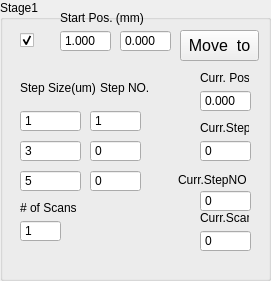
   <widget class="QGroupBox" name="stage1Group">
    <property name="geometry">
     <rect>
      <x>10</x>
      <y>280</y>
      <width>271</width>
      <height>281</height>
     </rect>
    </property>
    <property name="title">
     <string>Stage1</string>
    </property>
    <widget class="QSpinBox" name="stage1Step1">
     <property name="geometry">
      <rect>
       <x>20</x>
       <y>110</y>
       <width>61</width>
       <height>22</height>
      </rect>
     </property>
     <property name="buttonSymbols">
      <enum>QAbstractSpinBox::ButtonSymbols::NoButtons</enum>
     </property>
     <property name="minimum">
      <number>-100</number>
     </property>
     <property name="maximum">
      <number>10000</number>
     </property>
     <property name="value">
      <number>1</number>
     </property>
     <property name="mytype" stdset="0">
      <string>intNO</string>
     </property>
    </widget>
    <widget class="QDoubleSpinBox" name="iPos1">
     <property name="geometry">
      <rect>
       <x>60</x>
       <y>30</y>
       <width>51</width>
       <height>22</height>
      </rect>
     </property>
     <property name="buttonSymbols">
      <enum>QAbstractSpinBox::ButtonSymbols::NoButtons</enum>
     </property>
     <property name="decimals">
      <number>3</number>
     </property>
     <property name="maximum">
      <double>300.000000000000000</double>
     </property>
     <property name="value">
      <double>1.000000000000000</double>
     </property>
    </widget>
    <widget class="QPushButton" name="stage1MoveTo">
     <property name="geometry">
      <rect>
       <x>180</x>
       <y>30</y>
       <width>79</width>
       <height>31</height>
      </rect>
     </property>
     <property name="font">
      <font>
       <pointsize>12</pointsize>
      </font>
     </property>
     <property name="text">
      <string>Move  to</string>
     </property>
    </widget>
    <widget class="QSpinBox" name="stage1Step1NO">
     <property name="geometry">
      <rect>
       <x>90</x>
       <y>110</y>
       <width>51</width>
       <height>22</height>
      </rect>
     </property>
     <property name="buttonSymbols">
      <enum>QAbstractSpinBox::ButtonSymbols::NoButtons</enum>
     </property>
     <property name="maximum">
      <number>10000</number>
     </property>
     <property name="value">
      <number>1</number>
     </property>
     <property name="mytype" stdset="0">
      <string>intNO</string>
     </property>
    </widget>
    <widget class="QSpinBox" name="stage1Step2">
     <property name="geometry">
      <rect>
       <x>20</x>
       <y>140</y>
       <width>61</width>
       <height>22</height>
      </rect>
     </property>
     <property name="buttonSymbols">
      <enum>QAbstractSpinBox::ButtonSymbols::NoButtons</enum>
     </property>
     <property name="maximum">
      <number>10000</number>
     </property>
     <property name="value">
      <number>3</number>
     </property>
     <property name="mytype" stdset="0">
      <string>intNO</string>
     </property>
    </widget>
    <widget class="QSpinBox" name="stage1Step3NO">
     <property name="geometry">
      <rect>
       <x>90</x>
       <y>170</y>
       <width>51</width>
       <height>22</height>
      </rect>
     </property>
     <property name="buttonSymbols">
      <enum>QAbstractSpinBox::ButtonSymbols::NoButtons</enum>
     </property>
     <property name="maximum">
      <number>10000</number>
     </property>
     <property name="value">
      <number>0</number>
     </property>
     <property name="mytype" stdset="0">
      <string>intNO</string>
     </property>
    </widget>
    <widget class="QSpinBox" name="stage1Step3">
     <property name="geometry">
      <rect>
       <x>20</x>
       <y>170</y>
       <width>61</width>
       <height>22</height>
      </rect>
     </property>
     <property name="buttonSymbols">
      <enum>QAbstractSpinBox::ButtonSymbols::NoButtons</enum>
     </property>
     <property name="maximum">
      <number>10000</number>
     </property>
     <property name="value">
      <number>5</number>
     </property>
     <property name="mytype" stdset="0">
      <string>intNO</string>
     </property>
    </widget>
    <widget class="QSpinBox" name="stage1Step2NO">
     <property name="geometry">
      <rect>
       <x>90</x>
       <y>140</y>
       <width>51</width>
       <height>22</height>
      </rect>
     </property>
     <property name="buttonSymbols">
      <enum>QAbstractSpinBox::ButtonSymbols::NoButtons</enum>
     </property>
     <property name="maximum">
      <number>10000</number>
     </property>
     <property name="value">
      <number>0</number>
     </property>
     <property name="mytype" stdset="0">
      <string>intNO</string>
     </property>
    </widget>
    <widget class="QDoubleSpinBox" name="stage1SetPos">
     <property name="geometry">
      <rect>
       <x>120</x>
       <y>30</y>
       <width>51</width>
       <height>22</height>
      </rect>
     </property>
     <property name="buttonSymbols">
      <enum>QAbstractSpinBox::ButtonSymbols::NoButtons</enum>
     </property>
     <property name="decimals">
      <number>3</number>
     </property>
     <property name="minimum">
      <double>-50.000000000000000</double>
     </property>
     <property name="maximum">
      <double>210.000000000000000</double>
     </property>
    </widget>
    <widget class="QSpinBox" name="scanRepNO1">
     <property name="geometry">
      <rect>
       <x>20</x>
       <y>220</y>
       <width>41</width>
       <height>22</height>
      </rect>
     </property>
     <property name="buttonSymbols">
      <enum>QAbstractSpinBox::ButtonSymbols::NoButtons</enum>
     </property>
     <property name="minimum">
      <number>1</number>
     </property>
     <property name="mytype" stdset="0">
      <string>intNO</string>
     </property>
    </widget>
    <widget class="QDoubleSpinBox" name="stage1CurrPos">
     <property name="geometry">
      <rect>
       <x>200</x>
       <y>90</y>
       <width>51</width>
       <height>22</height>
      </rect>
     </property>
     <property name="buttonSymbols">
      <enum>QAbstractSpinBox::ButtonSymbols::NoButtons</enum>
     </property>
     <property name="decimals">
      <number>3</number>
     </property>
     <property name="minimum">
      <double>-210.000000000000000</double>
     </property>
     <property name="maximum">
      <double>210.000000000000000</double>
     </property>
    </widget>
    <widget class="QLabel" name="label_3">
     <property name="geometry">
      <rect>
       <x>200</x>
       <y>70</y>
       <width>49</width>
       <height>16</height>
      </rect>
     </property>
     <property name="text">
      <string>Curr. Pos.</string>
     </property>
     <property name="mytype" stdset="0">
      <string>label</string>
     </property>
    </widget>
    <widget class="QSpinBox" name="stage1CurrStepNO">
     <property name="geometry">
      <rect>
       <x>200</x>
       <y>190</y>
       <width>51</width>
       <height>22</height>
      </rect>
     </property>
     <property name="buttonSymbols">
      <enum>QAbstractSpinBox::ButtonSymbols::NoButtons</enum>
     </property>
     <property name="mytype" stdset="0">
      <string>intNO</string>
     </property>
    </widget>
    <widget class="QLabel" name="label_11">
     <property name="geometry">
      <rect>
       <x>200</x>
       <y>210</y>
       <width>49</width>
       <height>16</height>
      </rect>
     </property>
     <property name="text">
      <string>Curr.Scan</string>
     </property>
     <property name="mytype" stdset="0">
      <string>label</string>
     </property>
    </widget>
    <widget class="QLabel" name="label_12">
     <property name="geometry">
      <rect>
       <x>200</x>
       <y>120</y>
       <width>49</width>
       <height>16</height>
      </rect>
     </property>
     <property name="text">
      <string>Curr.Step</string>
     </property>
     <property name="mytype" stdset="0">
      <string>label</string>
     </property>
    </widget>
    <widget class="QSpinBox" name="stage1CurrStep">
     <property name="geometry">
      <rect>
       <x>200</x>
       <y>140</y>
       <width>51</width>
       <height>22</height>
      </rect>
     </property>
     <property name="buttonSymbols">
      <enum>QAbstractSpinBox::ButtonSymbols::NoButtons</enum>
     </property>
     <property name="maximum">
      <number>10000</number>
     </property>
     <property name="mytype" stdset="0">
      <string>intNO</string>
     </property>
    </widget>
    <widget class="QLabel" name="label_23">
     <property name="geometry">
      <rect>
       <x>60</x>
       <y>10</y>
       <width>91</width>
       <height>16</height>
      </rect>
     </property>
     <property name="text">
      <string>Start Pos. (mm)</string>
     </property>
     <property name="mytype" stdset="0">
      <string>label</string>
     </property>
    </widget>
    <widget class="QLabel" name="label_24">
     <property name="geometry">
      <rect>
       <x>20</x>
       <y>80</y>
       <width>81</width>
       <height>16</height>
      </rect>
     </property>
     <property name="text">
      <string>Step Size(um)</string>
     </property>
     <property name="mytype" stdset="0">
      <string>label</string>
     </property>
    </widget>
    <widget class="QLabel" name="label_25">
     <property name="geometry">
      <rect>
       <x>100</x>
       <y>80</y>
       <width>51</width>
       <height>16</height>
      </rect>
     </property>
     <property name="text">
      <string>Step NO.</string>
     </property>
     <property name="mytype" stdset="0">
      <string>label</string>
     </property>
    </widget>
    <widget class="QLabel" name="label_26">
     <property name="geometry">
      <rect>
       <x>20</x>
       <y>200</y>
       <width>61</width>
       <height>16</height>
      </rect>
     </property>
     <property name="text">
      <string># of Scans</string>
     </property>
     <property name="mytype" stdset="0">
      <string>label</string>
     </property>
    </widget>
    <widget class="QCheckBox" name="activeStage1">
     <property name="geometry">
      <rect>
       <x>20</x>
       <y>30</y>
       <width>21</width>
       <height>20</height>
      </rect>
     </property>
     <property name="toolTip">
      <string>Active Instrument?</string>
     </property>
     <property name="text">
      <string/>
     </property>
     <property name="checked">
      <bool>true</bool>
     </property>
     <property name="mytype" stdset="0">
      <string>checkbox</string>
     </property>
    </widget>
    <widget class="QSpinBox" name="stage1CurrScan">
     <property name="geometry">
      <rect>
       <x>200</x>
       <y>230</y>
       <width>51</width>
       <height>22</height>
      </rect>
     </property>
     <property name="buttonSymbols">
      <enum>QAbstractSpinBox::ButtonSymbols::NoButtons</enum>
     </property>
     <property name="mytype" stdset="0">
      <string>intNO</string>
     </property>
    </widget>
    <widget class="QLabel" name="label_37">
     <property name="geometry">
      <rect>
       <x>178</x>
       <y>170</y>
       <width>71</width>
       <height>20</height>
      </rect>
     </property>
     <property name="text">
      <string>Curr.StepNO</string>
     </property>
     <property name="mytype" stdset="0">
      <string>label</string>
     </property>
    </widget>
   </widget>
